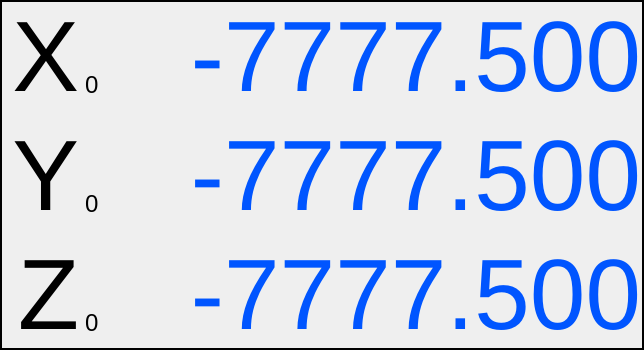
  <widget class="QFrame" name="frame">
   <property name="geometry">
    <rect>
     <x>0</x>
     <y>0</y>
     <width>644</width>
     <height>350</height>
    </rect>
   </property>
   <property name="frameShape">
    <enum>QFrame::WinPanel</enum>
   </property>
   <property name="frameShadow">
    <enum>QFrame::Plain</enum>
   </property>
   <property name="lineWidth">
    <number>1</number>
   </property>
   <widget class="QWidget" name="gridLayoutWidget">
    <property name="geometry">
     <rect>
      <x>0</x>
      <y>0</y>
      <width>641</width>
      <height>353</height>
     </rect>
    </property>
    <layout class="QGridLayout" name="gridLayout">
     <item row="0" column="0">
      <widget class="QLabel" name="label_culx">
       <property name="font">
        <font>
         <pointsize>75</pointsize>
        </font>
       </property>
       <property name="text">
        <string>X</string>
       </property>
       <property name="alignment">
        <set>Qt::AlignRight|Qt::AlignTrailing|Qt::AlignVCenter</set>
       </property>
      </widget>
     </item>
     <item row="1" column="0">
      <widget class="QLabel" name="label_culy">
       <property name="font">
        <font>
         <pointsize>75</pointsize>
        </font>
       </property>
       <property name="text">
        <string>Y</string>
       </property>
       <property name="alignment">
        <set>Qt::AlignRight|Qt::AlignTrailing|Qt::AlignVCenter</set>
       </property>
      </widget>
     </item>
     <item row="2" column="0">
      <widget class="QLabel" name="label_culz">
       <property name="font">
        <font>
         <pointsize>75</pointsize>
        </font>
       </property>
       <property name="text">
        <string>Z</string>
       </property>
       <property name="alignment">
        <set>Qt::AlignRight|Qt::AlignTrailing|Qt::AlignVCenter</set>
       </property>
      </widget>
     </item>
     <item row="1" column="2">
      <widget class="QLabel" name="label_cuy">
       <property name="minimumSize">
        <size>
         <width>530</width>
         <height>0</height>
        </size>
       </property>
       <property name="maximumSize">
        <size>
         <width>580</width>
         <height>16777215</height>
        </size>
       </property>
       <property name="palette">
        <palette>
         <active>
          <colorrole role="WindowText">
           <brush brushstyle="SolidPattern">
            <color alpha="255">
             <red>0</red>
             <green>85</green>
             <blue>255</blue>
            </color>
           </brush>
          </colorrole>
         </active>
         <inactive>
          <colorrole role="WindowText">
           <brush brushstyle="SolidPattern">
            <color alpha="255">
             <red>0</red>
             <green>85</green>
             <blue>255</blue>
            </color>
           </brush>
          </colorrole>
         </inactive>
         <disabled>
          <colorrole role="WindowText">
           <brush brushstyle="SolidPattern">
            <color alpha="255">
             <red>127</red>
             <green>127</green>
             <blue>127</blue>
            </color>
           </brush>
          </colorrole>
         </disabled>
        </palette>
       </property>
       <property name="font">
        <font>
         <pointsize>75</pointsize>
        </font>
       </property>
       <property name="text">
        <string>-7777.500</string>
       </property>
       <property name="alignment">
        <set>Qt::AlignRight|Qt::AlignTrailing|Qt::AlignVCenter</set>
       </property>
      </widget>
     </item>
     <item row="0" column="2">
      <widget class="QLabel" name="label_cux">
       <property name="minimumSize">
        <size>
         <width>530</width>
         <height>0</height>
        </size>
       </property>
       <property name="maximumSize">
        <size>
         <width>580</width>
         <height>16777215</height>
        </size>
       </property>
       <property name="palette">
        <palette>
         <active>
          <colorrole role="WindowText">
           <brush brushstyle="SolidPattern">
            <color alpha="255">
             <red>0</red>
             <green>85</green>
             <blue>255</blue>
            </color>
           </brush>
          </colorrole>
         </active>
         <inactive>
          <colorrole role="WindowText">
           <brush brushstyle="SolidPattern">
            <color alpha="255">
             <red>0</red>
             <green>85</green>
             <blue>255</blue>
            </color>
           </brush>
          </colorrole>
         </inactive>
         <disabled>
          <colorrole role="WindowText">
           <brush brushstyle="SolidPattern">
            <color alpha="255">
             <red>127</red>
             <green>127</green>
             <blue>127</blue>
            </color>
           </brush>
          </colorrole>
         </disabled>
        </palette>
       </property>
       <property name="font">
        <font>
         <pointsize>75</pointsize>
        </font>
       </property>
       <property name="text">
        <string>-7777.500</string>
       </property>
       <property name="alignment">
        <set>Qt::AlignRight|Qt::AlignTrailing|Qt::AlignVCenter</set>
       </property>
      </widget>
     </item>
     <item row="2" column="2">
      <widget class="QLabel" name="label_cuz">
       <property name="minimumSize">
        <size>
         <width>530</width>
         <height>0</height>
        </size>
       </property>
       <property name="maximumSize">
        <size>
         <width>580</width>
         <height>16777215</height>
        </size>
       </property>
       <property name="palette">
        <palette>
         <active>
          <colorrole role="WindowText">
           <brush brushstyle="SolidPattern">
            <color alpha="255">
             <red>0</red>
             <green>85</green>
             <blue>255</blue>
            </color>
           </brush>
          </colorrole>
         </active>
         <inactive>
          <colorrole role="WindowText">
           <brush brushstyle="SolidPattern">
            <color alpha="255">
             <red>0</red>
             <green>85</green>
             <blue>255</blue>
            </color>
           </brush>
          </colorrole>
         </inactive>
         <disabled>
          <colorrole role="WindowText">
           <brush brushstyle="SolidPattern">
            <color alpha="255">
             <red>127</red>
             <green>127</green>
             <blue>127</blue>
            </color>
           </brush>
          </colorrole>
         </disabled>
        </palette>
       </property>
       <property name="font">
        <font>
         <pointsize>75</pointsize>
        </font>
       </property>
       <property name="text">
        <string>-7777.500</string>
       </property>
       <property name="alignment">
        <set>Qt::AlignRight|Qt::AlignTrailing|Qt::AlignVCenter</set>
       </property>
      </widget>
     </item>
     <item row="0" column="1">
      <widget class="QLabel" name="label_cuix">
       <property name="minimumSize">
        <size>
         <width>15</width>
         <height>0</height>
        </size>
       </property>
       <property name="maximumSize">
        <size>
         <width>20</width>
         <height>85</height>
        </size>
       </property>
       <property name="font">
        <font>
         <pointsize>18</pointsize>
        </font>
       </property>
       <property name="text">
        <string>0</string>
       </property>
       <property name="alignment">
        <set>Qt::AlignBottom|Qt::AlignLeading|Qt::AlignLeft</set>
       </property>
      </widget>
     </item>
     <item row="1" column="1">
      <widget class="QLabel" name="label_cuiy">
       <property name="minimumSize">
        <size>
         <width>15</width>
         <height>0</height>
        </size>
       </property>
       <property name="maximumSize">
        <size>
         <width>20</width>
         <height>85</height>
        </size>
       </property>
       <property name="font">
        <font>
         <pointsize>18</pointsize>
        </font>
       </property>
       <property name="text">
        <string>0</string>
       </property>
       <property name="alignment">
        <set>Qt::AlignBottom|Qt::AlignLeading|Qt::AlignLeft</set>
       </property>
      </widget>
     </item>
     <item row="2" column="1">
      <widget class="QLabel" name="label_cuiz">
       <property name="minimumSize">
        <size>
         <width>15</width>
         <height>0</height>
        </size>
       </property>
       <property name="maximumSize">
        <size>
         <width>20</width>
         <height>85</height>
        </size>
       </property>
       <property name="font">
        <font>
         <pointsize>18</pointsize>
        </font>
       </property>
       <property name="text">
        <string>0</string>
       </property>
       <property name="alignment">
        <set>Qt::AlignBottom|Qt::AlignLeading|Qt::AlignLeft</set>
       </property>
      </widget>
     </item>
    </layout>
   </widget>
  </widget>
